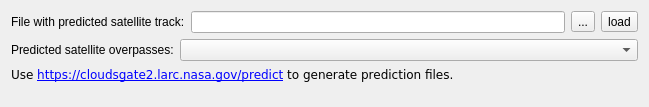
<?xml version="1.0" encoding="UTF-8"?>
<ui version="4.0">
 <class>SatelliteDockWidget</class>
 <widget class="QWidget" name="SatelliteDockWidget">
  <property name="geometry">
   <rect>
    <x>0</x>
    <y>0</y>
    <width>649</width>
    <height>107</height>
   </rect>
  </property>
  <property name="windowTitle">
   <string>Satellite Tracks</string>
  </property>
  <layout class="QVBoxLayout" name="verticalLayout">
   <item>
    <layout class="QHBoxLayout" name="horizontalLayout_5">
     <item>
      <widget class="QLabel" name="label_5">
       <property name="text">
        <string>File with predicted satellite track:</string>
       </property>
      </widget>
     </item>
     <item>
      <widget class="QLineEdit" name="leFile"/>
     </item>
     <item>
      <widget class="QToolButton" name="btSelectFile">
       <property name="toolTip">
        <string>Opens a file dialog for selecting a satellite overpass file.</string>
       </property>
       <property name="text">
        <string>...</string>
       </property>
      </widget>
     </item>
     <item>
      <widget class="QToolButton" name="btLoadFile">
       <property name="toolTip">
        <string>Load the specified file for visualisation.</string>
       </property>
       <property name="text">
        <string>load</string>
       </property>
      </widget>
     </item>
    </layout>
   </item>
   <item>
    <layout class="QHBoxLayout" name="horizontalLayout_7">
     <item>
      <widget class="QLabel" name="label_6">
       <property name="sizePolicy">
        <sizepolicy hsizetype="Fixed" vsizetype="Preferred">
         <horstretch>0</horstretch>
         <verstretch>0</verstretch>
        </sizepolicy>
       </property>
       <property name="text">
        <string>Predicted satellite overpasses:</string>
       </property>
      </widget>
     </item>
     <item>
      <widget class="QComboBox" name="cbSatelliteOverpasses">
       <property name="sizePolicy">
        <sizepolicy hsizetype="Preferred" vsizetype="Fixed">
         <horstretch>0</horstretch>
         <verstretch>0</verstretch>
        </sizepolicy>
       </property>
       <property name="toolTip">
        <string>Select/unselect a satellite overpass from all available overpasses.</string>
       </property>
      </widget>
     </item>
    </layout>
   </item>
   <item>
    <widget class="QLabel" name="label">
     <property name="text">
      <string>&lt;html&gt;&lt;head/&gt;&lt;body&gt;&lt;pre style=&quot; margin-top:12px; margin-bottom:12px; margin-left:0px; margin-right:0px; -qt-block-indent:0; text-indent:0px;&quot;&gt;&lt;span style=&quot; font-family:'monospace';&quot;&gt;Use &lt;/span&gt;&lt;a href=&quot;https://cloudsgate2.larc.nasa.gov/predict/&quot;&gt;&lt;span style=&quot; text-decoration: underline; color:#0000ff;&quot;&gt;https://cloudsgate2.larc.nasa.gov/predict&lt;/span&gt;&lt;/a&gt;&lt;span style=&quot; font-family:'monospace';&quot;&gt; to generate prediction files.&lt;/span&gt;&lt;/pre&gt;&lt;/body&gt;&lt;/html&gt;</string>
     </property>
     <property name="openExternalLinks">
      <bool>true</bool>
     </property>
    </widget>
   </item>
   <item>
    <spacer name="verticalSpacer">
     <property name="orientation">
      <enum>Qt::Vertical</enum>
     </property>
     <property name="sizeHint" stdset="0">
      <size>
       <width>20</width>
       <height>40</height>
      </size>
     </property>
    </spacer>
   </item>
  </layout>
 </widget>
 <resources/>
 <connections/>
</ui>
